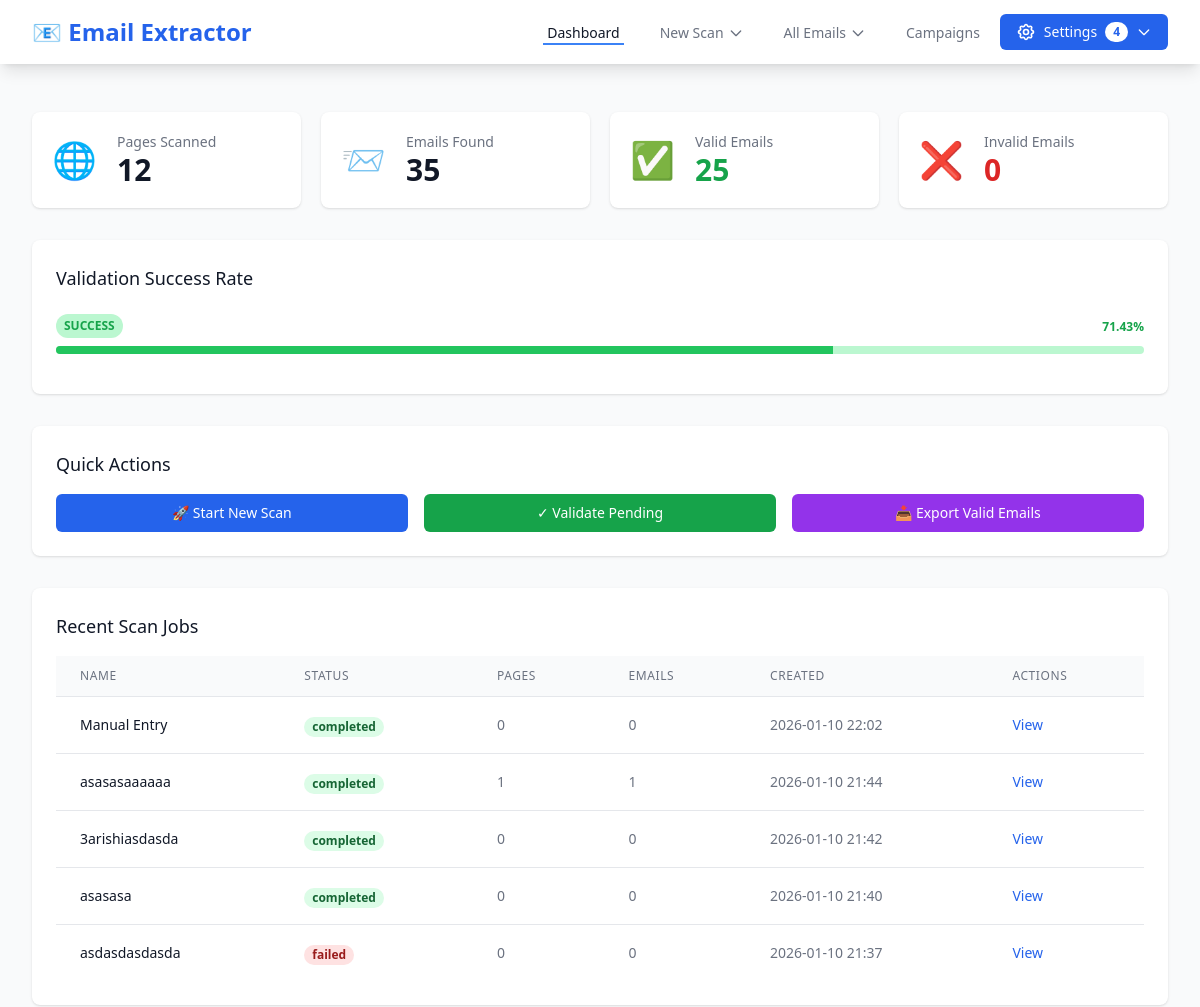
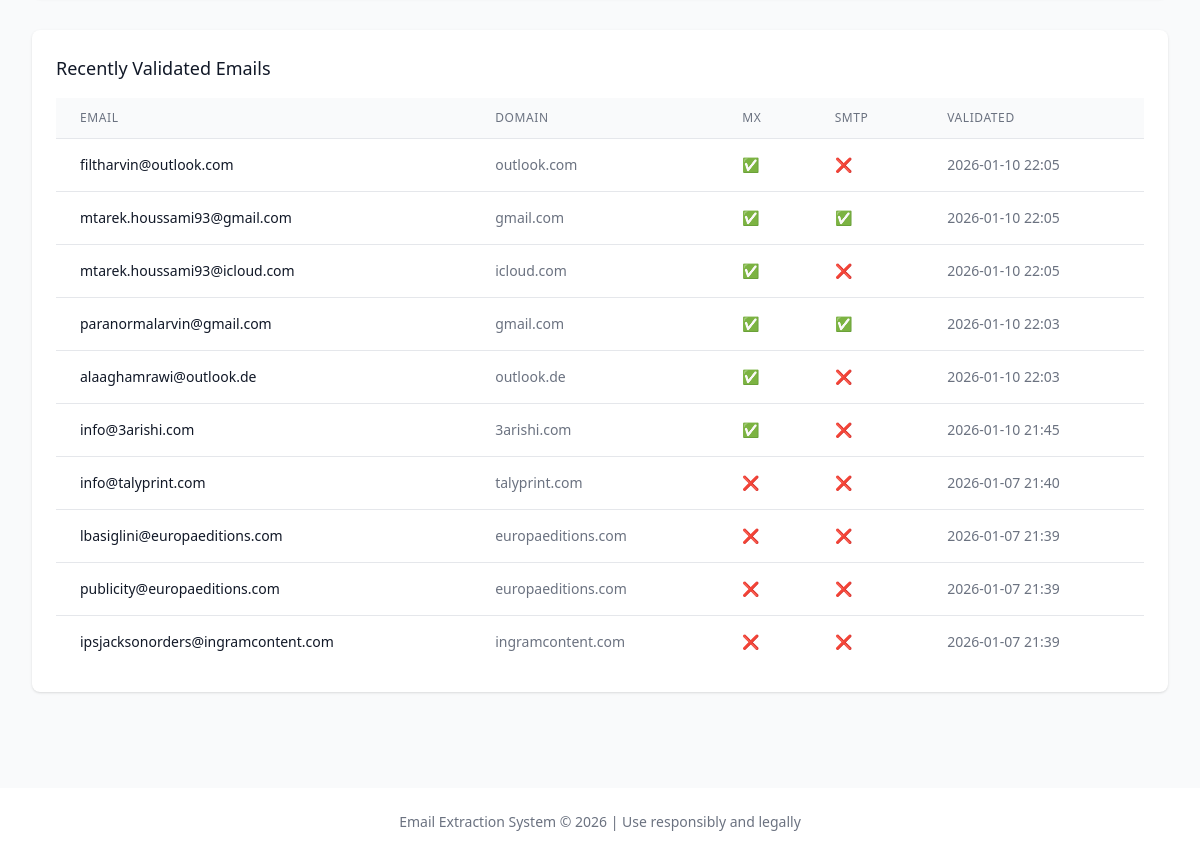
The page / on the database its author committed (2 pictures, top to bottom).
### utils/db.py (models this page shows)
class ScanJob(Base):
    __tablename__ = 'scan_jobs'
    id = Column(Integer, primary_key=True)
    name = Column(String(200), nullable=False)
    status = Column(String(50), default='pending')  # pending, running, paused, completed, failed
    urls = Column(Text)  # JSON array of URLs
    search_patterns = Column(Text)  # JSON array of search patterns
    threads = Column(Integer, default=3)
    max_depth = Column(Integer, default=2)
    created_at = Column(DateTime, default=datetime.utcnow)
    started_at = Column(DateTime, nullable=True)
    completed_at = Column(DateTime, nullable=True)
    total_pages = Column(Integer, default=0)
    total_emails = Column(Integer, default=0)
    error_message = Column(Text, nullable=True)
    scan_results = relationship('ScanResult', back_populates='scan_job', cascade='all, delete-orphan')
    emails_raw = relationship('EmailRaw', back_populates='scan_job', cascade='all, delete-orphan')

class EmailValid(Base):
    __tablename__ = 'emails_valid'
    id = Column(Integer, primary_key=True)
    raw_email_id = Column(Integer, ForeignKey('emails_raw.id'), nullable=False, unique=True)
    email = Column(String(255), nullable=False, unique=True, index=True)
    domain = Column(String(255), index=True)
    has_mx_record = Column(Boolean, default=False)
    has_a_record = Column(Boolean, default=False)
    smtp_valid = Column(Boolean, default=False)
    is_catch_all = Column(Boolean, default=False)
    domain_age_days = Column(Integer, nullable=True)
    has_ssl = Column(Boolean, nullable=True)
    validated_at = Column(DateTime, default=datetime.utcnow)
    last_verified_at = Column(DateTime, default=datetime.utcnow)
    subscribed = Column(Boolean, default=True)  # Default to subscribed
    unsubscribed_at = Column(DateTime, nullable=True)
    unsubscribe_token = Column(String(100), nullable=True, unique=True, index=True)
    raw_email = relationship('EmailRaw', back_populates='valid_email')

### dashboard/app.py (the view)
@app.route('/')
def index():
    db = get_db_session()
    try:
        total_pages = db.query(ScanResult).filter_by(status='success').count()
        total_emails_raw = db.query(EmailRaw).count()
        total_valid = db.query(EmailValid).count()
        total_invalid = db.query(EmailInvalid).count()
        recent_jobs = db.query(ScanJob).order_by(ScanJob.created_at.desc()).limit(5).all()
        recent_valid = db.query(EmailValid).order_by(EmailValid.validated_at.desc()).limit(10).all()
        stats = {
            'total_pages': total_pages,
            'total_emails': total_emails_raw,
            'valid_emails': total_valid,
            'invalid_emails': total_invalid,
            'success_rate': calculate_percentage(total_valid, total_emails_raw) if total_emails_raw > 0 else 0
        }
        return render_template('dashboard.html', stats=stats, recent_jobs=recent_jobs, recent_valid=recent_valid)
    finally:
        db.close()

### dashboard/app.py (called while the page is built)
@app.context_processor
def inject_smtp_settings():
    try:
        db = get_db_session()
        try:
            smtp_configs = db.query(SMTPConfig).filter_by(is_active=True).order_by(SMTPConfig.name).all()
            email_accounts = db.query(EmailAccount).filter_by(is_active=True).order_by(EmailAccount.name).all()
            return {
                'smtp_configs': smtp_configs,
                'email_accounts': email_accounts,
                'smtp_configs_count': len(smtp_configs),
                'email_accounts_count': len(email_accounts)
            }
        finally:
            db.close()
    except Exception as e:
        logger.error(f"Error in context processor: {e}")
        return {
            'smtp_configs': [],
            'email_accounts': [],
            'smtp_configs_count': 0,
            'email_accounts_count': 0
        }

### utils/db.py (called while the page is built)
def get_db_session():
    return SessionLocal()

### utils/helpers.py (called while the page is built)
def calculate_percentage(part: int, total: int) -> float:
    if total == 0:
        return 0.0
    return round((part / total) * 100, 2)

### dashboard/templates/dashboard.html (shortened to what this page needs)
{% extends "base.html" %}
{% block content %}
<div class="px-4 py-6 sm:px-0">
    <div class="grid grid-cols-1 gap-5 sm:grid-cols-2 lg:grid-cols-4 mb-8">
        <div class="bg-white overflow-hidden shadow rounded-lg">
            <div class="p-5">
                <div class="flex items-center">
                    <div class="flex-shrink-0">
                        <div class="text-4xl">🌐</div>
                    </div>
                    <div class="ml-5 w-0 flex-1">
                        <dl>
                            <dt class="text-sm font-medium text-gray-500 truncate">Pages Scanned</dt>
                            <dd class="text-3xl font-semibold text-gray-900">{{ stats.total_pages }}</dd>
                        </dl>
                    </div>
                </div>
            </div>
        </div>
        <div class="bg-white overflow-hidden shadow rounded-lg">
            <div class="p-5">
                <div class="flex items-center">
                    <div class="flex-shrink-0">
                        <div class="text-4xl">📨</div>
                    </div>
                    <div class="ml-5 w-0 flex-1">
                        <dl>
                            <dt class="text-sm font-medium text-gray-500 truncate">Emails Found</dt>
                            <dd class="text-3xl font-semibold text-gray-900">{{ stats.total_emails }}</dd>
                        </dl>
                    </div>
                </div>
            </div>
        </div>
        <div class="bg-white overflow-hidden shadow rounded-lg">
            <div class="p-5">
                <div class="flex items-center">
                    <div class="flex-shrink-0">
                        <div class="text-4xl">✅</div>
                    </div>
                    <div class="ml-5 w-0 flex-1">
                        <dl>
                            <dt class="text-sm font-medium text-gray-500 truncate">Valid Emails</dt>
                            <dd class="text-3xl font-semibold text-green-600">{{ stats.valid_emails }}</dd>
                        </dl>
                    </div>
                </div>
            </div>
        </div>
        <div class="bg-white overflow-hidden shadow rounded-lg">
            <div class="p-5">
                <div class="flex items-center">
                    <div class="flex-shrink-0">
                        <div class="text-4xl">❌</div>
                    </div>
                    <div class="ml-5 w-0 flex-1">
                        <dl>
                            <dt class="text-sm font-medium text-gray-500 truncate">Invalid Emails</dt>
                            <dd class="text-3xl font-semibold text-red-600">{{ stats.invalid_emails }}</dd>
                        </dl>
                    </div>
                </div>
            </div>
        </div>
    </div>
    <div class="bg-white shadow rounded-lg p-6 mb-8">
        <h3 class="text-lg font-medium text-gray-900 mb-4">Validation Success Rate</h3>
        <div class="relative pt-1">
            <div class="flex mb-2 items-center justify-between">
                <div>
                    <span
                        class="text-xs font-semibold inline-block py-1 px-2 uppercase rounded-full text-green-600 bg-green-200">
                        Success
                    </span>
                </div>
                <div class="text-right">
                    <span class="text-xs font-semibold inline-block text-green-600">
                        {{ stats.success_rate }}%
                    </span>
                </div>
            </div>
            <div class="overflow-hidden h-2 mb-4 text-xs flex rounded bg-green-200">
                <div style="width:{{ stats.success_rate }}%"
                    class="shadow-none flex flex-col text-center whitespace-nowrap text-white justify-center bg-green-500">
                </div>
            </div>
        </div>
    </div>
    <div class="bg-white shadow rounded-lg p-6 mb-8">
        <h3 class="text-lg font-medium text-gray-900 mb-4">Quick Actions</h3>
        <div class="grid grid-cols-1 gap-4 sm:grid-cols-3">
            <a href="/scan/new"
                class="inline-flex items-center justify-center px-4 py-2 border border-transparent text-sm font-medium rounded-md text-white bg-blue-600 hover:bg-blue-700">
                🚀 Start New Scan
            </a>
            <form action="/validate/pending" method="POST" class="inline">
                <button type="submit"
                    class="w-full inline-flex items-center justify-center px-4 py-2 border border-transparent text-sm font-medium rounded-md text-white bg-green-600 hover:bg-green-700">
                    ✓ Validate Pending
                </button>
            </form>
            <a href="/emails/export"
                class="inline-flex items-center justify-center px-4 py-2 border border-transparent text-sm font-medium rounded-md text-white bg-purple-600 hover:bg-purple-700">
                📥 Export Valid Emails
            </a>
        </div>
    </div>
    <div class="bg-white shadow rounded-lg p-6 mb-8">
        <h3 class="text-lg font-medium text-gray-900 mb-4">Recent Scan Jobs</h3>
        <div class="overflow-x-auto">
            <table class="min-w-full divide-y divide-gray-200">
                <thead class="bg-gray-50">
                    <tr>
                        <th class="px-6 py-3 text-left text-xs font-medium text-gray-500 uppercase tracking-wider">Name
                        </th>
                        <th class="px-6 py-3 text-left text-xs font-medium text-gray-500 uppercase tracking-wider">
                            Status</th>
                        <th class="px-6 py-3 text-left text-xs font-medium text-gray-500 uppercase tracking-wider">Pages
                        </th>
                        <th class="px-6 py-3 text-left text-xs font-medium text-gray-500 uppercase tracking-wider">
                            Emails</th>
                        <th class="px-6 py-3 text-left text-xs font-medium text-gray-500 uppercase tracking-wider">
                            Created</th>
                        <th class="px-6 py-3 text-left text-xs font-medium text-gray-500 uppercase tracking-wider">
                            Actions</th>
                    </tr>
                </thead>
                <tbody class="bg-white divide-y divide-gray-200">
                    {% for job in recent_jobs %}
                    <tr>
                        <td class="px-6 py-4 whitespace-nowrap text-sm font-medium text-gray-900">{{ job.name }}</td>
                        <td class="px-6 py-4 whitespace-nowrap">
                            <span class="px-2 inline-flex text-xs leading-5 font-semibold rounded-full
                                {% if job.status == 'completed' %}bg-green-100 text-green-800
                                {% elif job.status == 'running' %}bg-blue-100 text-blue-800
                                {% elif job.status == 'failed' %}bg-red-100 text-red-800
                                {% else %}bg-gray-100 text-gray-800{% endif %}">
                                {{ job.status }}
                            </span>
                        </td>
                        <td class="px-6 py-4 whitespace-nowrap text-sm text-gray-500">{{ job.total_pages }}</td>
                        <td class="px-6 py-4 whitespace-nowrap text-sm text-gray-500">{{ job.total_emails }}</td>
                        <td class="px-6 py-4 whitespace-nowrap text-sm text-gray-500">{{
                            job.created_at.strftime('%Y-%m-%d %H:%M') }}</td>
                        <td class="px-6 py-4 whitespace-nowrap text-sm font-medium">
                            <a href="/scan/{{ job.id }}" class="text-blue-600 hover:text-blue-900">View</a>
                        </td>
                    </tr>
                    {% endfor %}
                </tbody>
            </table>
        </div>
    </div>
    <div class="bg-white shadow rounded-lg p-6">
        <h3 class="text-lg font-medium text-gray-900 mb-4">Recently Validated Emails</h3>
        <div class="overflow-x-auto">
            <table class="min-w-full divide-y divide-gray-200">
                <thead class="bg-gray-50">
                    <tr>
                        <th class="px-6 py-3 text-left text-xs font-medium text-gray-500 uppercase tracking-wider">Email
                        </th>
                        <th class="px-6 py-3 text-left text-xs font-medium text-gray-500 uppercase tracking-wider">
                            Domain</th>
                        <th class="px-6 py-3 text-left text-xs font-medium text-gray-500 uppercase tracking-wider">MX
                        </th>
                        <th class="px-6 py-3 text-left text-xs font-medium text-gray-500 uppercase tracking-wider">SMTP
                        </th>
                        <th class="px-6 py-3 text-left text-xs font-medium text-gray-500 uppercase tracking-wider">
                            Validated</th>
                    </tr>
                </thead>
                <tbody class="bg-white divide-y divide-gray-200">
                    {% for email in recent_valid %}
                    <tr>
                        <td class="px-6 py-4 whitespace-nowrap text-sm font-medium text-gray-900">{{ email.email }}</td>
                        <td class="px-6 py-4 whitespace-nowrap text-sm text-gray-500">{{ email.domain }}</td>
                        <td class="px-6 py-4 whitespace-nowrap text-sm text-gray-500">
                            {% if email.has_mx_record %}✅{% else %}❌{% endif %}
                        </td>
                        <td class="px-6 py-4 whitespace-nowrap text-sm text-gray-500">
                            {% if email.smtp_valid %}✅{% else %}❌{% endif %}
                        </td>
                        <td class="px-6 py-4 whitespace-nowrap text-sm text-gray-500">{{
                            email.validated_at.strftime('%Y-%m-%d %H:%M') }}</td>
                    </tr>
                    {% endfor %}
                </tbody>
            </table>
        </div>
    </div>
</div>
{% endblock %}

### rows shown on the page
ScanJob: name "Manual Entry", status "completed", total_pages "0", total_emails "0", created_at "2026-01-10 22:02"
ScanJob: name "asasasaaaaaa", status "completed", total_pages "1", total_emails "1", created_at "2026-01-10 21:44"
ScanJob: name "3arishiasdasda", status "completed", total_pages "0", total_emails "0", created_at "2026-01-10 21:42"
ScanJob: name "asasasa", status "completed", total_pages "0", total_emails "0", created_at "2026-01-10 21:40"
ScanJob: name "asdasdasdasda", status "failed", total_pages "0", total_emails "0", created_at "2026-01-10 21:37"
EmailValid: email "filtharvin@outlook.com", domain "outlook.com", validated_at "2026-01-10 22:05"
EmailValid: email "mtarek.houssami93@gmail.com", domain "gmail.com", validated_at "2026-01-10 22:05"
EmailValid: email "mtarek.houssami93@icloud.com", domain "icloud.com", validated_at "2026-01-10 22:05"
EmailValid: email "paranormalarvin@gmail.com", domain "gmail.com", validated_at "2026-01-10 22:03"
EmailValid: email "alaaghamrawi@outlook.de", domain "outlook.de", validated_at "2026-01-10 22:03"
EmailValid: email "info@3arishi.com", domain "3arishi.com", validated_at "2026-01-10 21:45"
EmailValid: email "info@talyprint.com", domain "talyprint.com", validated_at "2026-01-07 21:40"
EmailValid: email "lbasiglini@europaeditions.com", domain "europaeditions.com", validated_at "2026-01-07 21:39"
EmailValid: email "publicity@europaeditions.com", domain "europaeditions.com", validated_at "2026-01-07 21:39"
EmailValid: email "ipsjacksonorders@ingramcontent.com", domain "ingramcontent.com", validated_at "2026-01-07 21:39"

### other values the page prints
{{ smtp_configs_count + email_accounts_count }} "4"
{{ stats.total_pages }} "12"
{{ stats.total_emails }} "35"
{{ stats.valid_emails }} "25"
{{ stats.invalid_emails }} "0"
{{ stats.success_rate }} "71.43"
